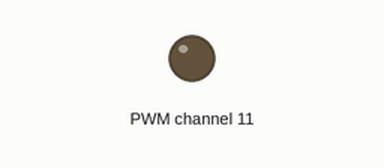
A program run on a simulated Raspberry Pi (BCM pin numbers). Shown: output pins drawn as LEDs (lit = HIGH). Library files of the repository ran but are not shown: pca9685.py.

Above: at 0.1 s.
Timing chart, 0 to 22.0 s (numbered marks = the images above):
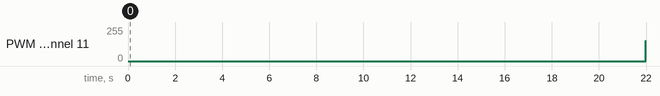

The program:

pca9685_blink.py
```python
import smbus
import pca9685
import time

led_pin = 11

i2c_bus = smbus.SMBus(1)
pwm = pca9685.PWM(i2c_bus)

pwm.setFreq(1000)

try:
  while True:
    # pwm.setDuty(led_pin, 0)
    # time.sleep(0.5)
    # pwm.setDuty(led_pin, 4095)
    # time.sleep(0.5)
    for dutyCycle in range (0, 4096, 8):
      pwm.setDuty(led_pin, dutyCycle)
      time.sleep(0.001)
    for dutyCycle in range (4095, -1, -8):
      pwm.setDuty(led_pin, dutyCycle)
      time.sleep(0.001)

except KeyboardInterrupt:
  pass

pwm.setDuty(led_pin, 0)
i2c_bus.close()
```

Measured:
- by itself, PWM channel 11: 0/255 → 153/255 at 22.0 s
